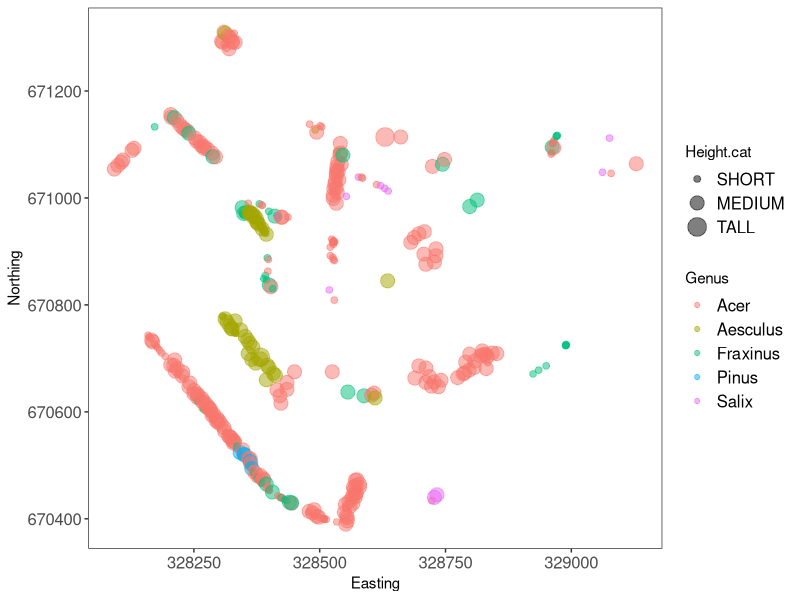
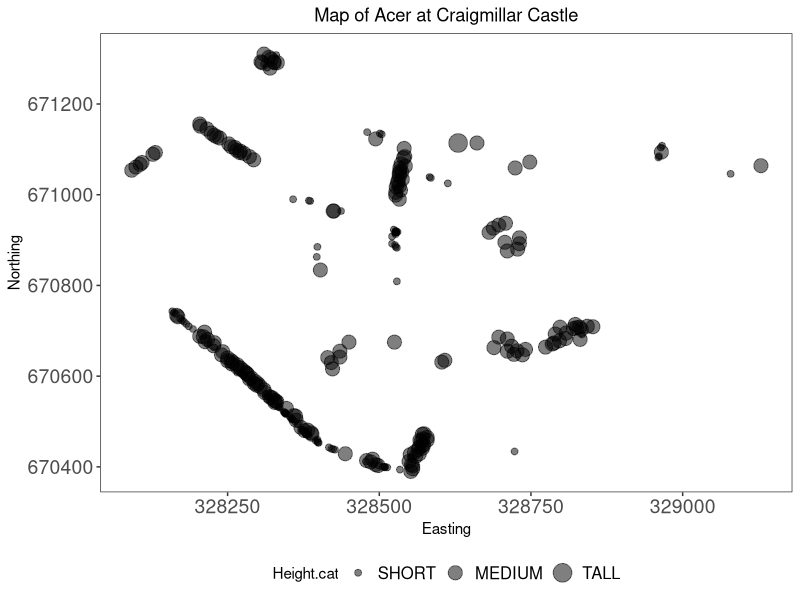
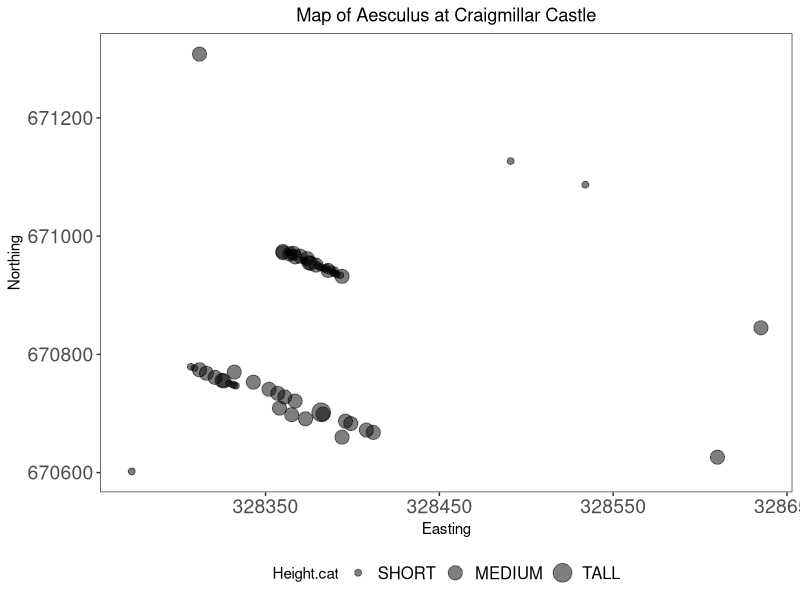
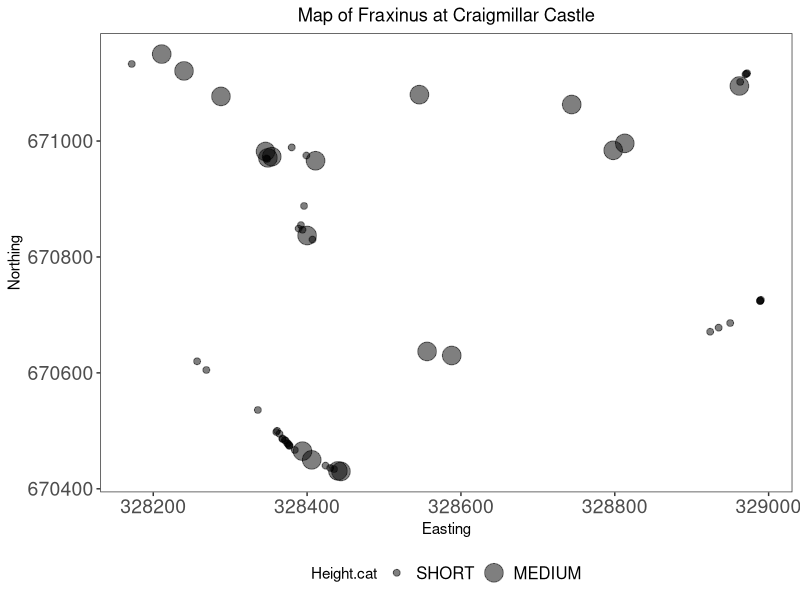
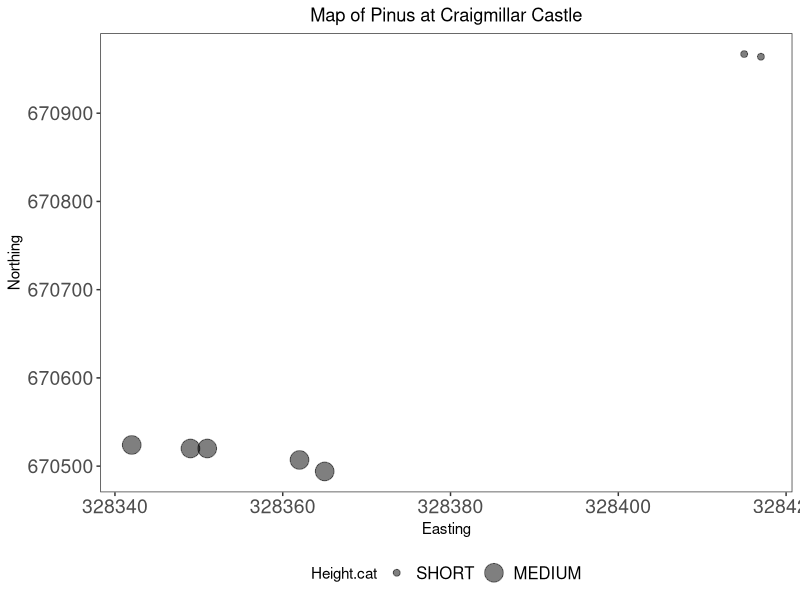
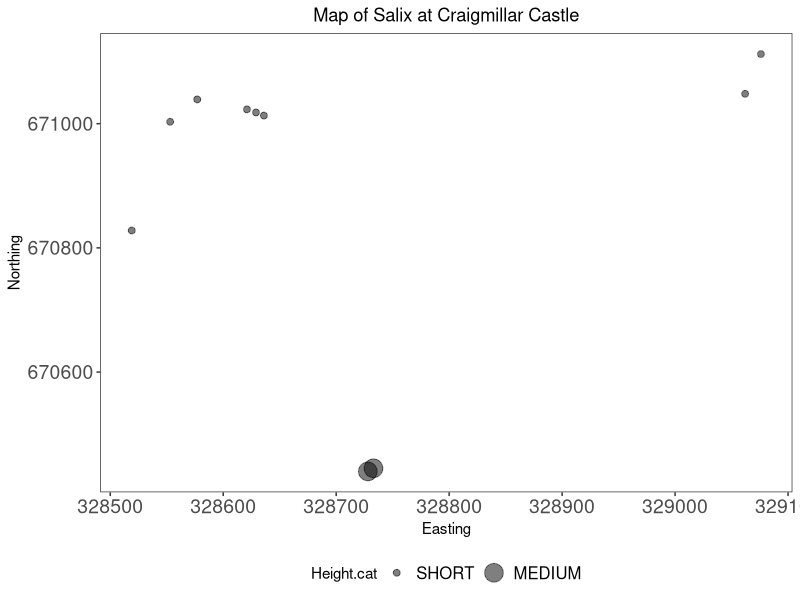
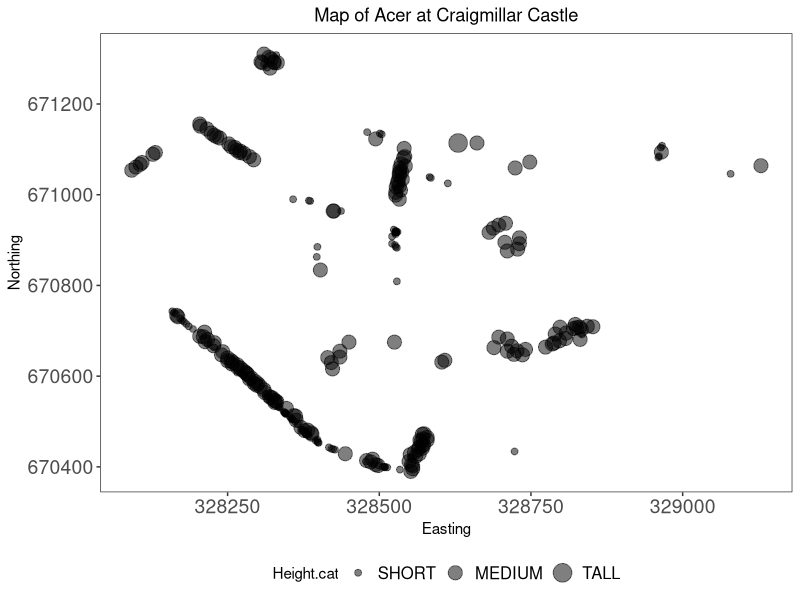
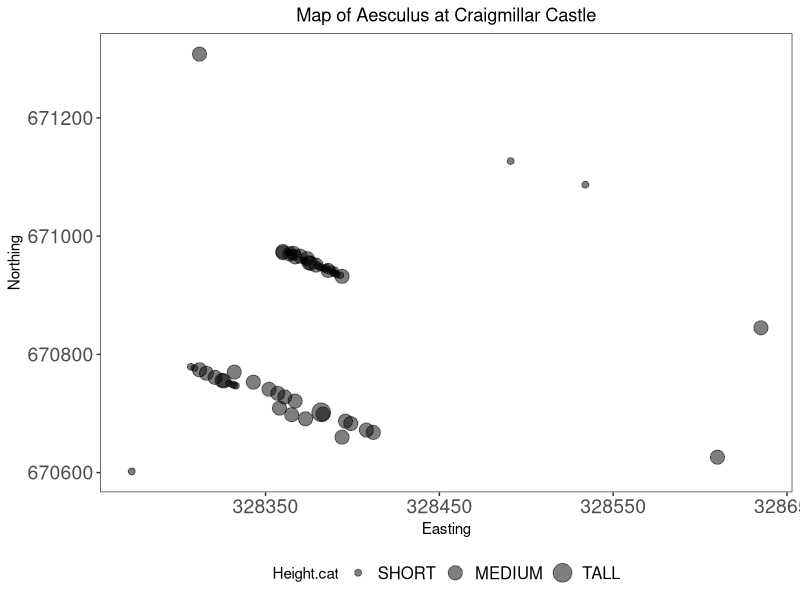

These charts were generated, in order, by the following R code:
## ---- chunk 1
knitr::opts_chunk$set(echo = TRUE)
library(dplyr)
library(ggplot2)
library(tidyr)
library(ggplot2)
library(vroom)
## ---- chunk 2
# Load data
trees <- vroom::vroom('trees.csv')
trees

trees <- trees %>% 
  mutate(
    Height = factor(Height)
  )

# Count the number of trees for each species
trees.grouped <- group_by(trees, CommonName)
trees.summary <- summarise(trees.grouped, count = length(CommonName))
trees.summary_no_pipe <- tally(trees.grouped)

# Using a pipe instead
trees.summary <- trees %>% 
  group_by(CommonName) %>% 
  tally()
## ---- chunk 3
# Subsetting the data frame to only three species, and counting the number of trees for each species, but also breaking them down by age group
trees.subset <- trees %>% 
  filter(CommonName %in% c('Common Ash', 'Rowan', 'Scots Pine')) %>% 
  group_by(CommonName, AgeGroup) %>% 
  tally()
## ---- chunk 4
# As given in the tutorial
summ.all <- summarise_all(trees, mean)

# Most up to date best practice
sum_all <- summarise(trees, across(everything(), mean))
## ---- chunk 5
# First, the ifelse() function
vector <- c(4, 13, 15, 6)
ifelse(vector < 10, 'A', 'B')

# Now the function case_when() that allows for more than two outcomes
vector2 <- c('What am I?', 'A', 'B', 'C', 'D')
case_when(
  vector2 == 'What am I?' ~ 'I am the walrus',
  vector2 %in% c('A', 'B') ~ 'goo',
  vector2 == 'C' ~ 'ga',
  vector2 == 'D' ~ 'joob'
)
## ---- chunk 6
unique(trees$LatinName)   # Shows all the species names

# Create a new column with the tree genera
trees.genus <- trees %>% 
  mutate(
    Genus = case_when(   # creates the genus column and specifies conditions
      grepl('Acer', LatinName) ~ 'Acer',
      grepl('Fraxinus', LatinName) ~ 'Fraxinus',
      grepl("Sorbus", LatinName) ~ "Sorbus",
      grepl("Betula", LatinName) ~ "Betula",
      grepl("Populus", LatinName) ~ "Populus",
      grepl("Laburnum", LatinName) ~ "Laburnum",
      grepl("Aesculus", LatinName) ~ "Aesculus",
      grepl("Fagus", LatinName) ~ "Fagus",
      grepl("Prunus", LatinName) ~ "Prunus",
      grepl("Pinus", LatinName) ~ "Pinus",
      grepl("Sambucus", LatinName) ~ "Sambucus",
      grepl("Crataegus", LatinName) ~ "Crataegus",
      grepl("Ilex", LatinName) ~ "Ilex",
      grepl("Quercus", LatinName) ~ "Quercus",
      grepl("Larix", LatinName) ~ "Larix",
      grepl("Salix", LatinName) ~ "Salix",
      grepl("Alnus", LatinName) ~ "Alnus"
    )
  )
## ---- chunk 7
trees.genus.2 <- trees %>% 
  tidyr::separate(LatinName, c('Genus', 'Species'), sep = ' ', remove = FALSE) %>% 
  dplyr::select(-Species)
## ---- chunk 8
trees.genus <- trees.genus %>%   # Overwriting the data frame
  mutate(
    Height.cat = factor(    #creating the new column
        case_when(
          Height %in% c('Up to 5 meters', '5 to 10 meters') ~ 'Short',
          Height %in% c('10 to 15 meters', '15 to 20 meters') ~ 'Medium',
          Height == '20 to 25 meters' ~ 'Tall'
        )
    )
  )
## ---- chunk 9
levels(trees.genus$Height.cat)   # Shows the different factor levels in their default order

trees.genus$Height.cat <- factor(
  trees.genus$Height.cat,
  levels = c('Short', 'Medium', 'Tall'),   # whichever order you choose will be reflected in plots etc
  labels = c('SHORT', 'MEDIUM', 'TALL')   # make sure you match the new names to the original levels
)
levels(trees.genus$Height.cat)   # a new order and new names for the levels
## ---- chunk 10
# Subset tibble to fewer genera
trees.five <- trees.genus %>% 
  filter(Genus %in% c('Acer', 'Fraxinus', 'Salix', 'Aesculus', 'Pinus'))

# Map all the trees
map.all <- ggplot(trees.five)+
  geom_point(aes(x = Easting, y = Northing, size = Height.cat, colour = Genus), alpha = 0.5)+
  theme_bw()+
  theme(
    panel.grid = element_blank(),
    axis.text = element_text(size = 12),
    legend.text = element_text(size = 12)
  )
map.all
## ---- chunk 11
# Plotting a map for each genus. This method however, has been deprecated.
tree.plots.old <-
  trees.five %>% 
  group_by(Genus) %>% 
  do(
    plots =
      ggplot(data = .)+
      geom_point(aes(x = Easting, y = Northing, size = Height.cat), alpha = 0.5)+
      labs(title = paste('Map of', .$Genus, 'at Craigmillar Castle', sep = ' '))+
      theme_bw()+
      theme(
        panel.grid = element_blank(),
        axis.text = element_text(size = 14),
        legend.text = element_text(size = 12),
        plot.title = element_text(hjust = 0.5),
        legend.position = 'bottom'
      )
  )
tree.plots.old$plots

# This is a most up to date approach:
tree.plots <- trees.five %>% 
  nest_by(Genus) %>% 
  mutate(plots = list(
    ggplot(data = data) +
      geom_point(aes(x = Easting, y = Northing, size = Height.cat), alpha = 0.5) +
      labs(title = paste("Map of", Genus, "at Craigmillar Castle")) +
      theme_bw() +
      theme(
        panel.grid = element_blank(),
        axis.text = element_text(size = 14),
        legend.text = element_text(size = 12),
        plot.title = element_text(hjust = 0.5),
        legend.position = "bottom"
      )
  )) %>% 
  ungroup()
tree.plots$plots
## ---- chunk 12
# Let's first establish the points defining the quadrants:
east.most <- max(trees.genus$Easting)
west.most <- min(trees.genus$Easting)
we.midpoint <- round((east.most + west.most)/2)
north.most <- max(trees.genus$Northing)
south.most <- min(trees.genus$Northing)
sn.midpoint <- round((north.most + south.most)/2)

quadrants <- trees.genus %>% 
  mutate(
    Quadrant = case_when(
      (Easting > we.midpoint) & (Northing >= sn.midpoint) ~ 'First quadrant',
      (Easting <= we.midpoint) & (Northing > sn.midpoint) ~ 'Second quadrant',
      (Easting < we.midpoint) & (Northing <= sn.midpoint) ~ 'Third quadrant',
      (Easting >= we.midpoint) & (Northing < sn.midpoint) ~ 'Fourth quadrant',
      TRUE ~ "Nothing"
    )
  ) 

richness <- quadrants %>%
  group_by(Quadrant) %>% 
  summarise(
    `Species richness` = n_distinct(CommonName)
  ) %>% 
  ungroup()
richness
## ---- chunk 13
abundance.Acer <- quadrants %>% 
  group_by(Quadrant) %>% 
  summarise(
    total = n(),
    Acer_count = sum(Genus == 'Acer'),
    Percentage = Acer_count * 100 / total
  )
abundance.Acer
## ---- chunk 14
# Plots!
c.plots <- quadrants %>% 
  filter(Genus == 'Acer') %>% 
  mutate(
    AgeGroup.a = factor(
      case_when(
        AgeGroup %in% c('Juvenile', 'Semi-mature') ~ 'Young',
        TRUE ~ AgeGroup
      ),
      levels = c('Young', 'Middle Aged', 'Mature')
    )
  ) %>% 
  nest_by(Quadrant) %>% 
  mutate(
    plots = list(
      ggplot(data = data, mapping = aes(x = AgeGroup.a))+
        geom_bar()+
        labs(
          x = 'Age Group',
          y = 'Count of Acer trees',
          title = paste('Count of Acer trees in the', Quadrant)
        )+
        theme_bw()+
        theme(
          panel.grid = element_blank()
        )
    )
  )
c.plots$plots
